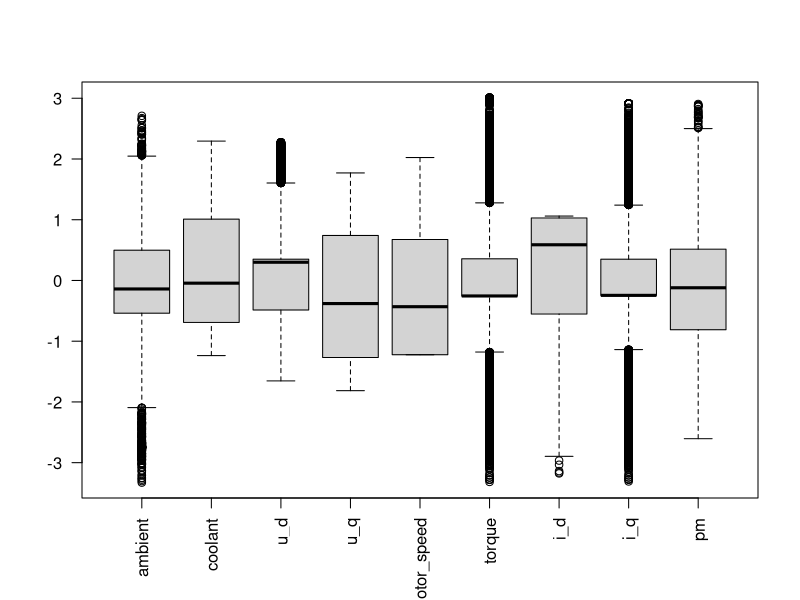
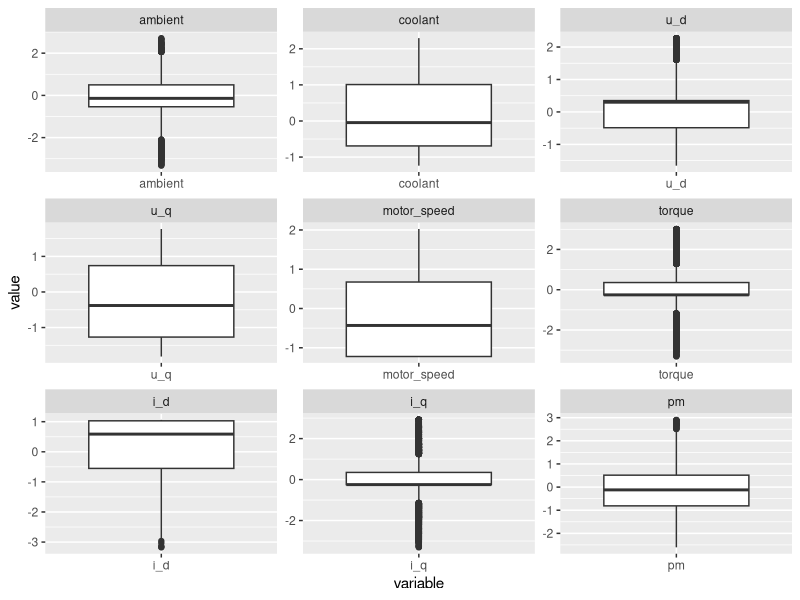
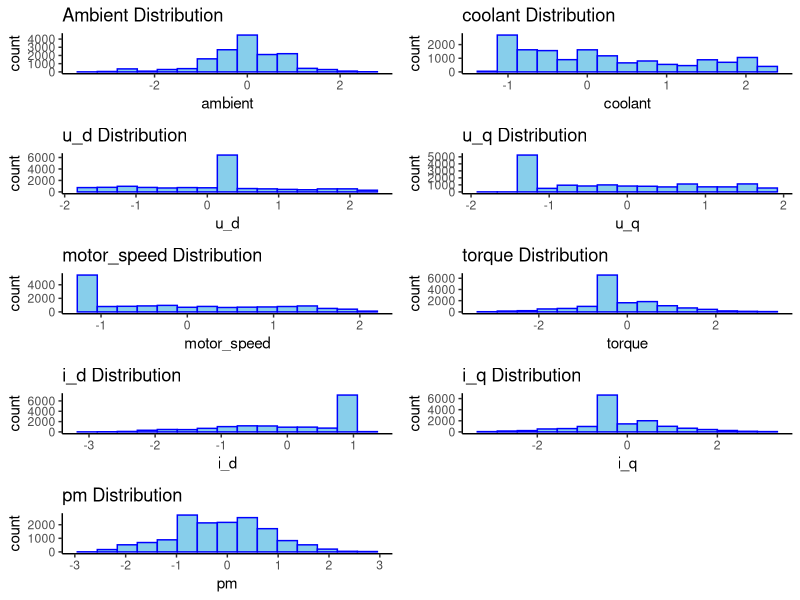
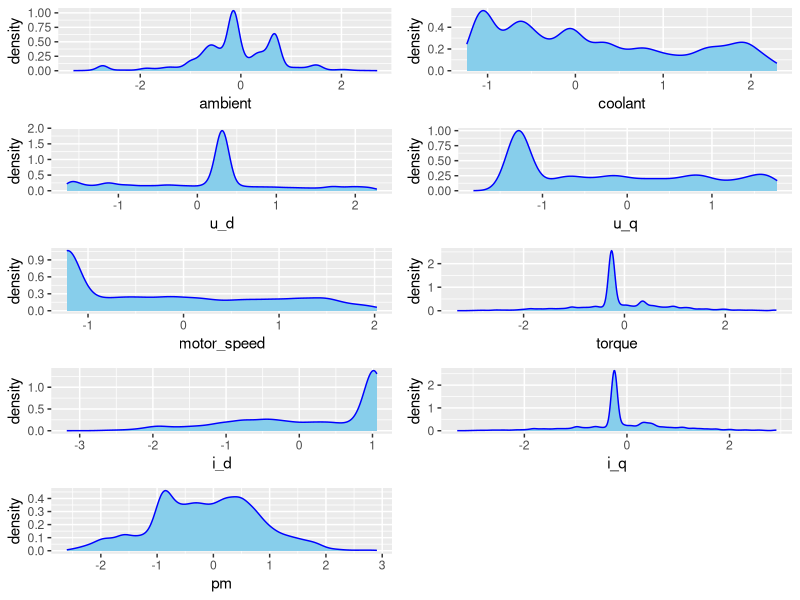
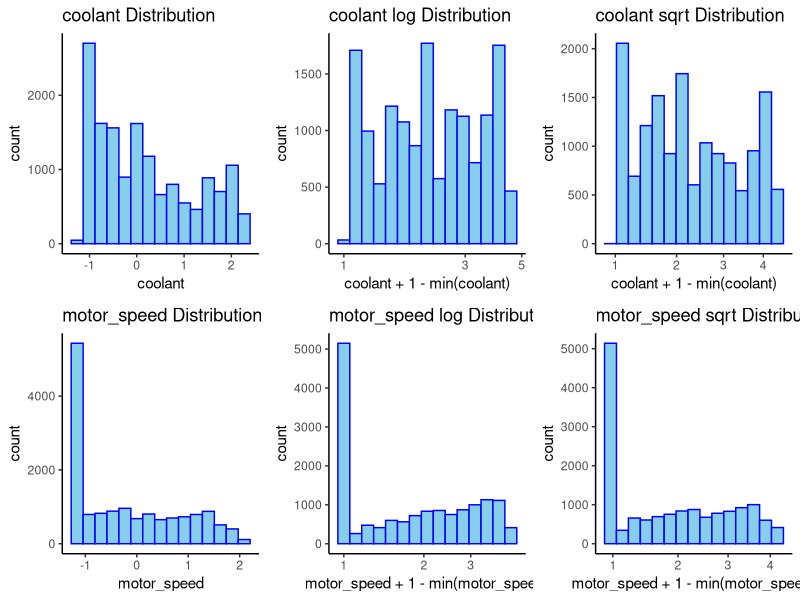
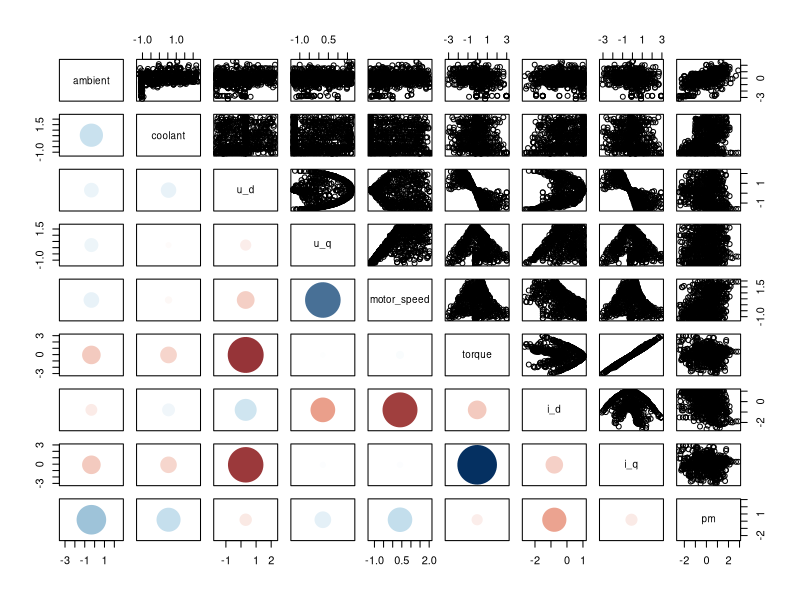
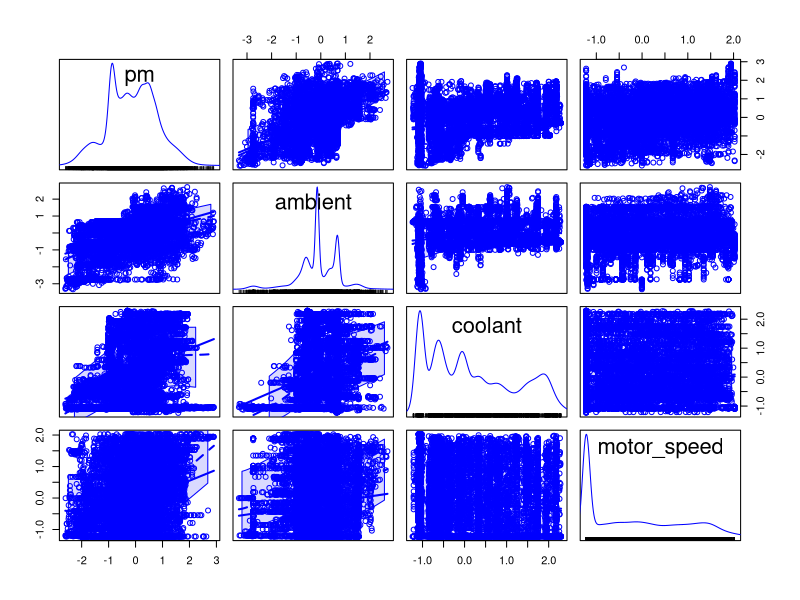
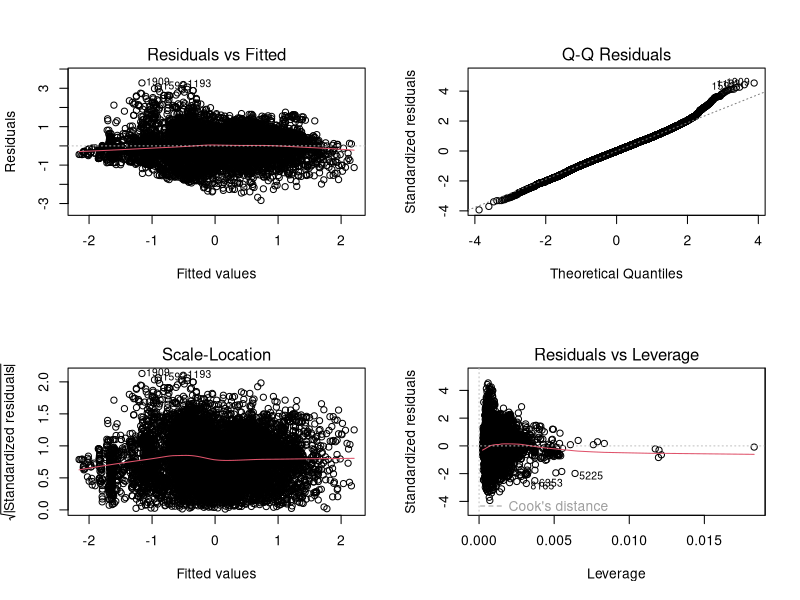

These figures' R source, in order: (Note: a time limit stopped this script after it produced the figures.)
# Load the libraries used in the notebook
library(dplyr)
library(randomForest)
library(glmnet)
library(psych)
library(ggplot2)
library(reshape2)
library(gridExtra)
library(car)
library(e1071)

# Reading the data
mydata <- read.csv("pmsm_temperature_data_A1_2021.csv")

# dropping 3 columns "stator_yoke", "stator_tooth", and "stator_winding" as they are not required for the analysis or prediction
rotor_temp <- subset(mydata, select = -c(stator_yoke, stator_tooth, stator_winding))

# Splitting the data into training and testing, we need data for testing where profile_id is 72 and 81

# training data
training_data <- filter(rotor_temp, profile_id != 72 & profile_id != 81)

# dropping profile_id column as it's not required for the analysis
training_data <- subset(training_data, select = -c(profile_id))

# testing data
testing_data <- filter(rotor_temp, profile_id == 72 | profile_id == 81)

# dropping profile_id column as it's not required for the analysis
testing_data <- subset(testing_data, select = -c(profile_id))

rotor_temp <- subset(rotor_temp, select = -c(profile_id))

# Dimensions of data
cat("The pmsp temperature dataset has", dim(rotor_temp)[1], "records, each with", dim(rotor_temp)[2],
    "attributes. The structure is:\n\n")

# Structure of data
str(rotor_temp)

cat("\nThe head and tail records of dataset are:")
# first few records
head(rotor_temp)
# last few records
tail(rotor_temp)

cat("\nBasic statistics for each attribute are:")
# Statistical summary 
summary(rotor_temp)

cat("The numbers of unique values for each attribute are:")
apply(rotor_temp, 2, function(x) length(unique(x)))

# Check for any null values in data set column wise.
for (cols in colnames(rotor_temp)) {
    print(paste("Null values in attribute", cols,"are",sum(is.na(rotor_temp$cols))))  
}

# moving beyong basic statistics
round(describe(rotor_temp),3)

# Boxplot of dataset
boxplot(rotor_temp, las=2, cex.axis = 1)

data <- melt(as.data.frame(rotor_temp))
ggplot(data,aes(x = variable,y = value)) + facet_wrap(~variable, scales="free") + geom_boxplot() +
scale_y_continuous(labels=function (n) {format(n, scientific=FALSE)})

# Histogram plots
options(repr.plot.width = 15, repr.plot.height = 15, repr.plot.res = 100)

ambient <- ggplot(rotor_temp, aes(x=ambient)) + geom_histogram(colour = "blue", fill = "sky blue", bins=15) + theme_classic()
ambient <- ambient + ggtitle("Ambient Distribution")

coolant <- ggplot(rotor_temp, aes(x=coolant)) + geom_histogram(colour = "blue", fill = "sky blue", bins=15) + theme_classic()
coolant <- coolant + ggtitle("coolant Distribution")

u_d <- ggplot(rotor_temp, aes(x=u_d)) + geom_histogram(colour = "blue", fill = "sky blue", bins=15) + theme_classic()
u_d <- u_d + ggtitle("u_d Distribution")

u_q <- ggplot(rotor_temp, aes(x=u_q)) + geom_histogram(colour = "blue", fill = "sky blue", bins=15) + theme_classic()
u_q <- u_q + ggtitle("u_q Distribution")

motor_speed <- ggplot(rotor_temp, aes(x=motor_speed)) + geom_histogram(colour = "blue", fill = "sky blue", bins=15) + theme_classic()
motor_speed <- motor_speed + ggtitle("motor_speed Distribution")

torque <- ggplot(rotor_temp, aes(x=torque)) + geom_histogram(colour = "blue", fill = "sky blue", bins=15) + theme_classic()
torque <- torque + ggtitle("torque Distribution")

i_d <- ggplot(rotor_temp, aes(x=i_d)) + geom_histogram(colour = "blue", fill = "sky blue", bins=15) + theme_classic()
i_d <- i_d + ggtitle("i_d Distribution")

i_q <- ggplot(rotor_temp, aes(x=i_q)) + geom_histogram(colour = "blue", fill = "sky blue", bins=15) + theme_classic()
i_q <- i_q + ggtitle("i_q Distribution")

pm <- ggplot(rotor_temp, aes(x=pm)) + geom_histogram(colour = "blue", fill = "sky blue", bins=15) + theme_classic()
pm <- pm + ggtitle("pm Distribution")

grid.arrange(ambient,coolant,u_d,u_q,motor_speed,torque,i_d,i_q,pm, ncol=2)

# Density plots
ambient<-ggplot(rotor_temp, aes(x=ambient)) + geom_density(colour = "blue", fill = "sky blue")
coolant<-ggplot(rotor_temp, aes(x=coolant)) + geom_density(colour = "blue", fill = "sky blue")
u_d<-ggplot(rotor_temp, aes(x=u_d)) + geom_density(colour = "blue", fill = "sky blue")
u_q<-ggplot(rotor_temp, aes(x=u_q)) + geom_density(colour = "blue", fill = "sky blue")
motor_speed<-ggplot(rotor_temp, aes(x=motor_speed)) + geom_density(colour = "blue", fill = "sky blue")
torque<-ggplot(rotor_temp, aes(x=torque)) + geom_density(colour = "blue", fill = "sky blue")
i_d<-ggplot(rotor_temp, aes(x=i_d)) + geom_density(colour = "blue", fill = "sky blue")
i_q<-ggplot(rotor_temp, aes(x=i_q)) + geom_density(colour = "blue", fill = "sky blue")
pm<-ggplot(rotor_temp, aes(x=pm)) + geom_density(colour = "blue", fill = "sky blue")

grid.arrange(ambient,coolant,u_d,u_q,motor_speed,torque,i_d,i_q,pm, ncol=2)

options(repr.plot.width = 15, repr.plot.height = 10, repr.plot.res = 100)

coolant <- ggplot(rotor_temp, aes(x=coolant)) + geom_histogram(colour = "blue", fill = "sky blue", bins=15) + theme_classic()
coolant <- coolant + ggtitle("coolant Distribution")

coolant.log <- ggplot(rotor_temp, aes(x=coolant+1-min(coolant))) + geom_histogram(colour = "blue", fill = "sky blue", bins=15) + theme_classic() + scale_x_log10()
coolant.log <- coolant.log + ggtitle("coolant log Distribution")

coolant.sqrt <- ggplot(rotor_temp, aes(x=coolant+1-min(coolant))) + geom_histogram(colour = "blue", fill = "sky blue", bins=15) + theme_classic() + scale_x_sqrt()
coolant.sqrt <- coolant.sqrt + ggtitle("coolant sqrt Distribution")

motor_speed <- ggplot(rotor_temp, aes(x=motor_speed)) + geom_histogram(colour = "blue", fill = "sky blue", bins=15) + theme_classic()
motor_speed <- motor_speed + ggtitle("motor_speed Distribution")

motor_speed.log <- ggplot(rotor_temp, aes(x=motor_speed+1-min(motor_speed))) + geom_histogram(colour = "blue", fill = "sky blue", bins=15) + theme_classic() + scale_x_log10()
motor_speed.log <- motor_speed.log + ggtitle("motor_speed log Distribution")

motor_speed.sqrt <- ggplot(rotor_temp, aes(x=motor_speed+1-min(motor_speed))) + geom_histogram(colour = "blue", fill = "sky blue", bins=15) + theme_classic() + scale_x_sqrt()
motor_speed.sqrt <- motor_speed.sqrt + ggtitle("motor_speed sqrt Distribution")

grid.arrange(coolant, coolant.log, coolant.sqrt, motor_speed, motor_speed.log, motor_speed.sqrt, ncol=3)

options(digits=4)
cor(rotor_temp)

# DIY correlation plot
# http://stackoverflow.com/questions/31709982/how-to-plot-in-r-a-correlogram-on-top-of-a-correlation-matrix
# there's some truth to the quote that modern programming is often stitching together pieces from SO 

colorRange <- c('#69091e', '#e37f65', 'white', '#aed2e6', '#042f60')
## colorRamp() returns a function which takes as an argument a number
## on [0,1] and returns a color in the gradient in colorRange
myColorRampFunc <- colorRamp(colorRange)

panel.cor <- function(w, z, ...) {
    correlation <- cor(w, z)

    ## because the func needs [0,1] and cor gives [-1,1], we need to shift and scale it
    col <- rgb(myColorRampFunc((1 + correlation) / 2 ) / 255 )

    ## square it to avoid visual bias due to "area vs diameter"
    radius <- sqrt(abs(correlation))
    radians <- seq(0, 2*pi, len = 50) # 50 is arbitrary
    x <- radius * cos(radians)
    y <- radius * sin(radians)
    ## make them full loops
    x <- c(x, tail(x,n=1))
    y <- c(y, tail(y,n=1))

    ## trick: "don't create a new plot" thing by following the
    ## advice here: http://www.r-bloggers.com/multiple-y-axis-in-a-r-plot/
    ## This allows
    par(new=TRUE)
    plot(0, type='n', xlim=c(-1,1), ylim=c(-1,1), axes=FALSE, asp=1)
    polygon(x, y, border=col, col=col)
}


pairs(rotor_temp[sample.int(nrow(rotor_temp),1000),], lower.panel=panel.cor)

scatterplotMatrix(~pm+ambient+coolant+motor_speed,data=rotor_temp)

# fitting linear model
lm.fit1 <- lm(pm ~., data = training_data)
summary(lm.fit1)

par(mfrow=c(2,2))
plot(lm.fit1)

# log transformations on coolant
lm.fit2 <- lm(pm ~ ambient+log10(coolant+1-min(coolant))+u_d+u_q+motor_speed+torque+i_d+i_q, data = training_data)
summary(lm.fit2)

# sqrt transformations on coolant
lm.fit2 <- lm(pm ~ ambient+sqrt(coolant+1-min(coolant))+u_d+u_q+motor_speed+torque+i_d+i_q, data = training_data)
summary(lm.fit2)

cat("Using LOG TRANSFORMATION on target variable")
lm.fit3 <- lm(log10(pm+1-min(pm)) ~ ambient+coolant+u_d+u_q+motor_speed+torque+i_d+i_q, data = training_data)
summary(lm.fit3)
cat("\n---------------------------------------------------------------------------------------------------\n")
cat("Using SQRT TRANSFORMATION on target variable")
lm.fit3 <- lm(sqrt(pm+1-min(pm)) ~ ambient+coolant+u_d+u_q+motor_speed+torque+i_d+i_q, data = training_data)
summary(lm.fit3)

lm.fit4 <- lm(log(pm+1-min(pm)) ~ ambient+coolant+u_d+u_q+motor_speed+torque+i_d+i_q+
              motor_speed:u_q+torque:i_q+torque:u_d+motor_speed:i_d, data = training_data)
summary(lm.fit4)

lm1 <- step(lm.fit4, direction= "forward") # forward step selection
summary(lm1)

lm2 <- step(lm.fit4, direction= "backward") # backward step selection
summary(lm2)

mse <- mean((training_data$pm - exp(lm1$fitted.values))^2) # Mean Sqaured Error
cat("The RMSE for Training Data for Linear Regression is:",sqrt(mse))

pred  <- predict(lm.fit4, testing_data) # Predicting the rotor temperature for test data
avg.mse  <- mean((pred-testing_data$pm)^2) # Calculating MSE for Test data
cat("The MSE for Testing Data for Linear Regression is:",avg.mse)

rf.fit <- randomForest(pm~., data = training_data)
rf.fit

(VI_F=importance(rf.fit)) # node purity for each variable
varImpPlot(rf.fit, scale =T, main = "Importance of Variable")

set.seed(40)
# find minimum number of trees to get lowest MSE
x <- which.min(rf.fit$mse)

cat("We got", x,"as the optimal number of trees, now going forward we will use this many trees and analyze if it improves the model performance any further.")

rf.fit2 <- randomForest(pm ~ ambient+coolant+u_d+u_q+motor_speed+torque+i_d+i_q+
                        motor_speed:u_q+torque:i_q+torque:u_d+motor_speed:i_d, data = training_data, ntree = x)
rf.fit2

# Calculating RMSE for training data
mse = mean((training_data$pm - rf.fit2$predicted)^2)
cat("RMSE of RF Model on Training data is", sqrt(mse))

# Making Prediction on testing data and calculating it'd MSE
rf.pred <- predict(rf.fit2, testing_data)
mse = mean((rf.pred - testing_data$pm)^2)
cat("MSE of RF Model on Testing data is", mse)

# MSE and Adjusted R Square of Random Forest Model
cat("MSE of Random Forest Model", mean(rf.fit2$mse))
cat("\nAdjusted R Square of Random Forest Model", mean(rf.fit2$rsq))
